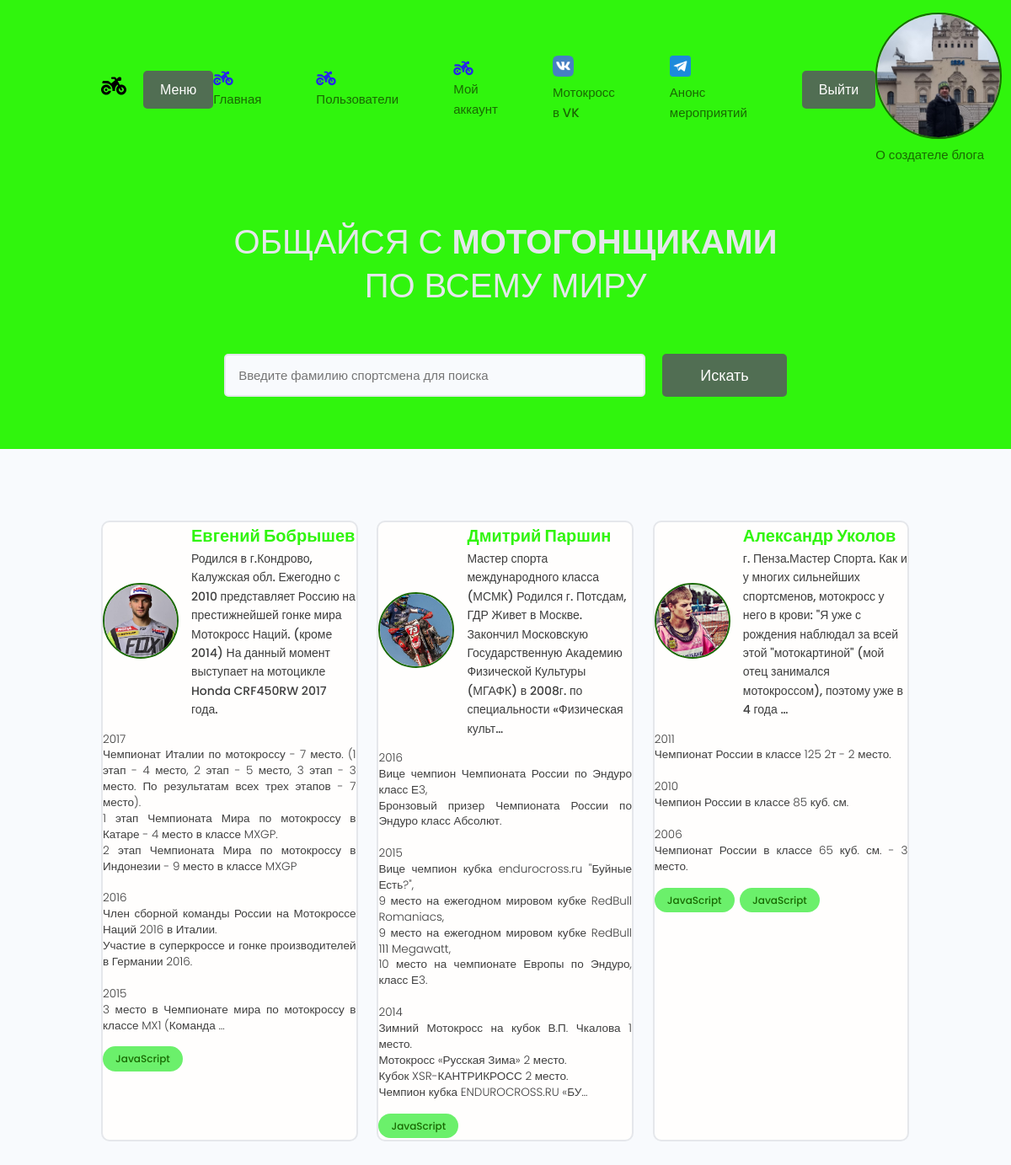
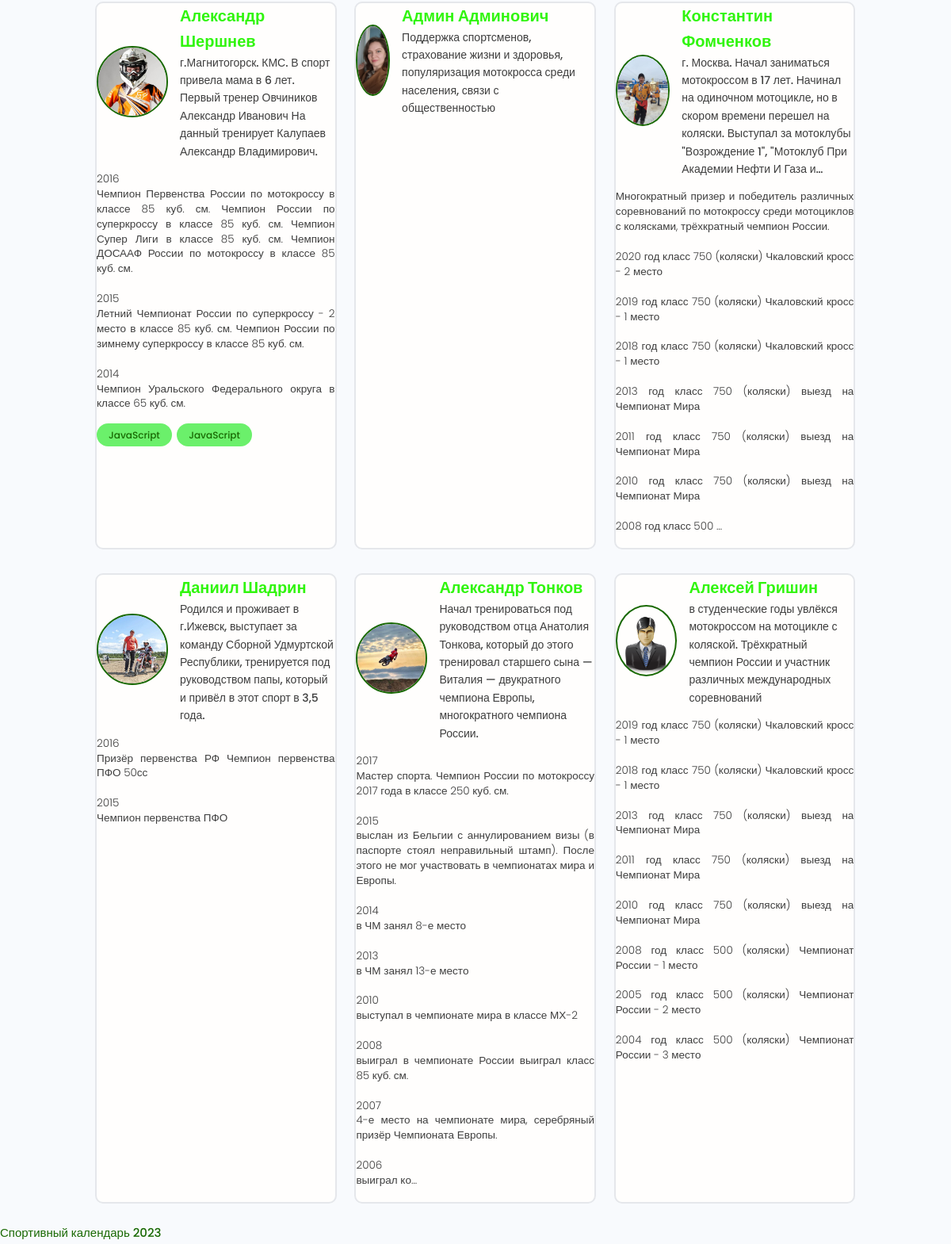
/users/ (signed in), run on the app's committed database (2 pictures, top to bottom).
### users/models.py (models this page shows, shortened)
class Profiles(models.Model):
    user = models.OneToOneField(User, on_delete=models.CASCADE, null=True, blank=True)
    name = models.CharField(max_length=200, null=True, blank=True)
    email = models.EmailField(max_length=200, null=True, blank=True)
    username = models.CharField(max_length=200, null=True, blank=True)
    short_info = models.CharField(max_length=300, null=True, blank=True)
    bio = models.TextField(null=True, blank=True)
    profile_image = models.ImageField(upload_to='profiles/', blank=True, null=True,
                                      default='profiles/user-default.png')
    social_youtube = models.CharField(max_length=200, null=True, blank=True)
    social_vk = models.CharField(max_length=200, null=True, blank=True)
    created = models.DateTimeField(auto_now_add=True)

class Skill(models.Model):
    owner = models.ForeignKey(Profiles, on_delete=models.CASCADE, null=True, blank=True)
    name = models.CharField(max_length=200, null=True, blank=True)
    description = models.TextField(null=True, blank=True)
    created = models.DateTimeField(auto_now_add=True)

### users/views.py (the view)
# urls.py: path('', views.profile, name='profiles'),
def profile(request):
    users = Profiles.objects.all()
    context = {'profiles': users}
    return render(request, 'users/index.html', context)

### users/templates/users/index.html (shortened to what this page needs)
{% extends 'blogs/base.html' %}
 {% block content %}
  <main class="home">
    <section class="hero-section text-center">
      <div class="container container--narrow">
        <div class="hero-section__box">
          <h2>ОБЩАЙСЯ С <span>МОТОГОНЩИКАМИ</span></h2>
          <h2>ПО ВСЕМУ МИРУ</h2>
        </div>
        <div class="hero-section__search">
          <form class="form" action="#" method="get">
            <div class="form__field">
              <input class="input input--text" id="formInput#search" type="text" name="text"
                placeholder="Введите фамилию спортсмена для поиска" />
            </div>
            <input class="btn btn--sub btn--lg" type="submit" value="Искать" />
          </form>
        </div>
      </div>
    </section>
    <section class="devlist">
      <div class="container">
        <div class="grid grid--three">
          {% for profile in profiles %}
          <div class="column card">
            <div class="dev">
              <a href="{% url 'user_profile' profile.id %}" class="card__body">
                <div class="dev__profile">
                  <img class="avatar avatar--md" src="{{ profile.profile_image.url | default_if_none:'#' }}" alt="image" />
                  <div class="dev__meta">
                    <h3>{{ profile.name }}</h3>
                    <h5>{{ profile.short_info | truncatechars:200 }}</h5>
                  </div>
                </div>
                <p class="dev__info">
                  {{ profile.bio | truncatechars:500 | linebreaksbr }}
                </p>
                <div class="dev__skills">
                  {% for skill in profile.skill_set.all %}
                  <span class="tag tag--pill tag--main">
                    <small>JavaScript</small>
                  </span>
                  {% endfor %}
                </div>
              </a>
            </div>
          </div>
          {% endfor %}
        </div>
      </div>
    </section>
  </main>
 {% endblock %}

### blogs/static/styles/app.css (style rules this page uses)
:root { --color-sub: #30f50d; }
.btn--sub { background-color: var(--color-sub-light); }
.card { border: 2px solid var(--color-light); }
img { width: 100%; }
.hero-section { height: 40vh; display: flex; align-items: center; background-color: var(--color-sub); }
.hero-section__box { margin-bottom: 4rem; }
.hero-section__box > h2, .hero-section__box > h2 > span { font-size: 4rem; color: var(--color-light); line-height: 1.3; text-transform: uppercase; }
.hero-section__box > h2 { font-weight: 300; }
.hero-section__box > h2 > span { font-weight: 700; }
.hero-section__search > .form { display: flex; align-items: center; justify-content: center; gap: 2rem; }
.hero-section__search > .form input.input--text { width: 50rem; }
.devlist { margin-top: 8rem; }
.devlist .grid { align-items: stretch; }
.devlist .dev .dev__profile { display: flex; align-items: center; gap: 1.5rem; }
.devlist .dev .dev__meta h3 { color: var(--color-sub); font-size: 2rem; font-weight: 700; }
.devlist .dev .dev__meta h5 { color: var(--color-text); font-size: 1.4rem; font-weight: 500; }
.devlist .dev .dev__info { margin: 1.5rem 0; font-size: 1.35rem; line-height: 1.4; text-align: justify; }
.text-center { margin-bottom: 15px; }

### blogs/static/uikit/styles/modules/_variables.css (style rules this page uses)
:root { --color-main: #196903; --color-main-light: #6bf06b; --color-sub: #40563f; --color-sub-light: #516e53; --color-sub-lighter: #ededfd; --color-text: #3e3e3e; --color-gray: #8b8b8b; --color-light: #e5e7eb; --color-light-gray: #767676; --color-bg: #f8fafd; --color-white: #fffefd; --color-white-light: #f3f3f3; --color-success: #359e64; --color-success-bg: #def8e8; --color-error: #fc4b0b; --color-error-bg: #fff2ee; --font-base: 'Poppins', arial, helvetica, 'Segoe UI', roboto, ubuntu, sans-serif; --font-monospace: 'Fira Code', 'Courier New', courier, monospace; --font-regular: 300; --font-medium: 500; --font-bold: 700; --generic-shadow: 1px 1px 5px #00000010; --generic-transition: all 0.3s ease-in-out; }

### blogs/static/uikit/styles/modules/_base.css (style rules this page uses)
* { margin: 0; padding: 0; box-sizing: border-box; text-rendering: optimizeLegibility; color: inherit; font-size: inherit; }
html { font-size: 50%; }
@media only screen and (min-width: 480px) { html { font-size: 56.25%; } }
@media only screen and (min-width: 1200px) { html { font-size: 62.5%; } }
body { line-height: 1.6; font-weight: 400; font-size: 1.5rem; color: var(--color-text); background-color: var(--color-bg); min-height: 100vh; }

### blogs/static/uikit/styles/modules/_typography.css (style rules this page uses)
* { font-family: var(--font-base); }
h2 { font-size: 3.6rem; font-weight: var(--font-bold); }
h3 { font-size: 3.2rem; font-weight: var(--font-medium); }
h5 { font-size: 2.4rem; font-weight: var(--font-medium); }
h5, h6 { font-weight: var(--font-regular); }
p, span, strong { font-size: 1.6rem; color: var(--color-text); font-weight: var(--font-regular); }
a { padding-bottom: 2px; text-decoration: none; display: inline-block; color: var(--color-main); font-weight: var(--font-medium); }

### blogs/static/uikit/styles/modules/_utilities.css (style rules this page uses)
.container { width: 92%; max-width: 165rem; margin: 0 auto; box-sizing: border-box; }
.container--narrow { width: 92%; max-width: 120rem; }
@media screen and (min-width: 1000px) { .container { width: 90%; } }
@media screen and (min-width: 1000px) { .container--narrow { width: 85%; } }
@media screen and (min-width: 1200px) { .container { width: 80%; } }
@media screen and (min-width: 1200px) { .container--narrow { width: 72%; } }
.text-center { text-align: center; }

### blogs/static/uikit/styles/modules/_avatar.css (style rules this page uses)
.avatar { border-radius: 50%; border: 2px solid var(--color-main); object-fit: cover; }
.avatar--md { height: 9rem; width: 9rem; }

### blogs/static/uikit/styles/modules/_button.css (style rules this page uses)
.btn { display: inline-block; position: relative; cursor: pointer; background-color: var(--color-light); font-weight: var(--font-medium); color: var(--color-sub); text-decoration: none; padding: 1rem 2rem; border-radius: 0.5rem; border: none; width: -webkit-fit-content; width: -moz-fit-content; width: fit-content; height: -webkit-fit-content; height: -moz-fit-content; height: fit-content; font-size: 1.6rem; outline-width: 0; outline-color: transparent; -webkit-backface-visibility: hidden; backface-visibility: hidden; transition: all 0.3s ease-in-out; }
.btn--sub { background-color: var(--color-sub); color: var(--color-white); }
.btn--lg { font-size: 1.8rem; padding: 1.2rem 4.5rem; }

### blogs/static/uikit/styles/modules/_card.css (style rules this page uses)
.card { border-radius: 1rem; background-color: var(--color-white); border: 1.5px solid var(--color-light); width: auto; height: auto; margin-top: 0.5rem; margin-bottom: 0.5rem; overflow: hidden; }

### data on the page
Profiles: profile_image (picture), name "Евгений Бобрышев", short_info "Родился в г.Кондрово, Калужская обл. Ежегодно с 2010 представляет Россию на престижнейшей гонке мира Мотокросс Наций. (кроме 2014) На данный момент выступает на мотоцикле Honda CRF450RW 2017 года.", bio "2017 Чемпионат Италии по мотокроссу - 7 место. (1 этап - 4 место, 2 этап - 5 место, 3 этап - 3 место. По результатам всех трех этапов - 7 место). 1 этап Чемпионата Мира по мотокроссу в Катаре - 4 место в классе MXGP. 2 этап Чемпионата Мира по мотокроссу в Индонезии - 9 место в классе MXGP 2016 Член сборной команды России на Мотокроссе Наций 2016 в Италии. Участие в суперкроссе и гонке производителей в Германии 2016. 2015 3 место в Чемпионате мира по мотокроссу в классе MX1 (Команда …"
Profiles: profile_image (picture), name "Дмитрий Паршин", short_info "Мастер спорта международного класса (МСМК) Родился г. Потсдам, ГДР Живет в Москве. Закончил Московскую Государственную Академию Физической Культуры (МГАФК) в 2008г. по специальности «Физическая культ…", bio "2016 Вице чемпион Чемпионата России по Эндуро класс Е3, Бронзовый призер Чемпионата России по Эндуро класс Абсолют. 2015 Вице чемпион кубка endurocross.ru \"Буйные Есть?\", 9 место на ежегодном мировом кубке RedBull Romaniacs, 9 место на ежегодном мировом кубке RedBull 111 Megawatt, 10 место на чемпионате Европы по Эндуро, класс Е3. 2014 Зимний Мотокросс на кубок В.П. Чкалова 1 место. Мотокросс «Русская Зима» 2 место. Кубок XSR-КАНТРИКРОСС 2 место. Чемпион кубка ENDUROCROSS.RU «БУ…"
Profiles: profile_image (picture), name "Александр Уколов", short_info "г. Пенза.Мастер Спорта. Как и у многих сильнейших спортсменов, мотокросс у него в крови: \"Я уже с рождения наблюдал за всей этой \"мотокартиной\" (мой отец занимался мотокроссом), поэтому уже в 4 года …", bio "2011 Чемпионат России в классе 125 2т - 2 место. 2010 Чемпион России в классе 85 куб. см. 2006 Чемпионат России в классе 65 куб. см. - 3 место."
Profiles: profile_image (picture), name "Александр Шершнев", short_info "г.Магнитогорск. КМС. В спорт привела мама в 6 лет. Первый тренер Овчиников Александр Иванович На данный тренирует Калупаев Александр Владимирович.", bio "2016 Чемпион Первенства России по мотокроссу в классе 85 куб. см. Чемпион России по суперкроссу в классе 85 куб. см. Чемпион Супер Лиги в классе 85 куб. см. Чемпион ДОСААФ России по мотокроссу в классе 85 куб. см. 2015 Летний Чемпионат России по суперкроссу - 2 место в классе 85 куб. см. Чемпион России по зимнему суперкроссу в классе 85 куб. см. 2014 Чемпион Уральского Федерального округа в классе 65 куб. см."
Profiles: profile_image (picture), name "Админ Админович", short_info "Поддержка спортсменов, страхование жизни и здоровья, популяризация мотокросса среди населения, связи с общественностью"
Profiles: profile_image (picture), name "Константин Фомченков", short_info "г. Москва. Начал заниматься мотокроссом в 17 лет. Начинал на одиночном мотоцикле, но в скором времени перешел на коляски. Выступал за мотоклубы \"Возрождение 1\", \"Мотоклуб При Академии Нефти И Газа и…", bio "Многократный призер и победитель различных соревнований по мотокроссу среди мотоциклов с колясками, трёхкратный чемпион России. 2020 год класс 750 (коляски) Чкаловский кросс - 2 место 2019 год класс 750 (коляски) Чкаловский кросс - 1 место 2018 год класс 750 (коляски) Чкаловский кросс - 1 место 2013 год класс 750 (коляски) выезд на Чемпионат Мира 2011 год класс 750 (коляски) выезд на Чемпионат Мира 2010 год класс 750 (коляски) выезд на Чемпионат Мира 2008 год класс 500 …"
Profiles: profile_image (picture), name "Даниил Шадрин", short_info "Родился и проживает в г.Ижевск, выступает за команду Сборной Удмуртской Республики, тренируется под руководством папы, который и привёл в этот спорт в 3,5 года.", bio "2016 Призёр первенства РФ Чемпион первенства ПФО 50сс 2015 Чемпион первенства ПФО"
Profiles: profile_image (picture), name "Александр Тонков", short_info "Начал тренироваться под руководством отца Анатолия Тонкова, который до этого тренировал старшего сына — Виталия — двукратного чемпиона Европы, многократного чемпиона России.", bio "2017 Мастер спорта. Чемпион России по мотокроссу 2017 года в классе 250 куб. см. 2015 выслан из Бельгии с аннулированием визы (в паспорте стоял неправильный штамп). После этого не мог участвовать в чемпионатах мира и Европы. 2014 в ЧМ занял 8-е место 2013 в ЧМ занял 13-е место 2010 выступал в чемпионате мира в классе МХ-2 2008 выиграл в чемпионате России выиграл класс 85 куб. см. 2007 4-е место на чемпионате мира, серебряный призёр Чемпионата Европы. 2006 выиграл ко…"
Profiles: profile_image (placeholder picture), name "Алексей Гришин", short_info "в студенческие годы увлёкся мотокроссом на мотоцикле с коляской. Трёхкратный чемпион России и участник различных международных соревнований", bio "2019 год класс 750 (коляски) Чкаловский кросс - 1 место 2018 год класс 750 (коляски) Чкаловский кросс - 1 место 2013 год класс 750 (коляски) выезд на Чемпионат Мира 2011 год класс 750 (коляски) выезд на Чемпионат Мира 2010 год класс 750 (коляски) выезд на Чемпионат Мира 2008 год класс 500 (коляски) Чемпионат России - 1 место 2005 год класс 500 (коляски) Чемпионат России - 2 место 2004 год класс 500 (коляски) Чемпионат России - 3 место"
